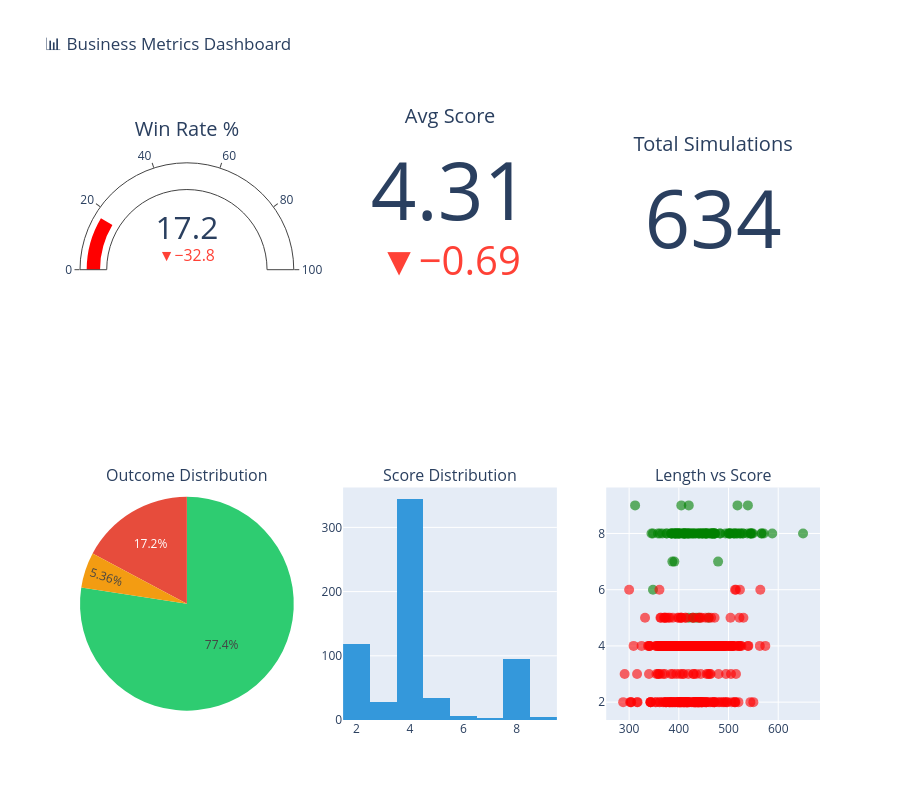

Notebook code cell kept with this figure:
### Code cell
# Interactive KPI Dashboard
if DATA_LOADED and len(metrics_df) > 0:
    fig = make_subplots(
        rows=2, cols=3,
        specs=[
            [{'type': 'indicator'}, {'type': 'indicator'}, {'type': 'indicator'}],
            [{'type': 'pie'}, {'type': 'histogram'}, {'type': 'scatter'}]
        ],
        subplot_titles=['', '', '', 'Outcome Distribution', 'Score Distribution', 'Length vs Score']
    )

    # KPI Gauges
    win_rate = metrics_df['outcome_binary'].mean() * 100
    fig.add_trace(go.Indicator(
        mode="gauge+number+delta",
        value=win_rate,
        title={'text': "Win Rate %"},
        delta={'reference': 50},
        gauge={'axis': {'range': [0, 100]},
               'bar': {'color': 'green' if win_rate > 50 else 'red'}}
    ), row=1, col=1)

    fig.add_trace(go.Indicator(
        mode="number+delta",
        value=metrics_df['score'].mean(),
        title={'text': "Avg Score"},
        delta={'reference': 5}
    ), row=1, col=2)

    fig.add_trace(go.Indicator(
        mode="number",
        value=len(metrics_df),
        title={'text': "Total Simulations"}
    ), row=1, col=3)

    # Outcome Pie
    outcome_counts = metrics_df['outcome_label'].value_counts()
    fig.add_trace(go.Pie(
        labels=outcome_counts.index.tolist(),
        values=outcome_counts.values.tolist(),
        marker_colors=['#2ecc71', '#e74c3c', '#f39c12']
    ), row=2, col=1)

    # Score Histogram
    fig.add_trace(go.Histogram(
        x=metrics_df['score'].tolist(),
        nbinsx=10,
        marker_color='#3498db'
    ), row=2, col=2)

    # Length vs Score Scatter
    colors = ['green' if x == 1 else 'red' for x in metrics_df['outcome_binary']]
    fig.add_trace(go.Scatter(
        x=metrics_df['total_conversation_length'].tolist(),
        y=metrics_df['score'].tolist(),
        mode='markers',
        marker=dict(color=colors, size=10, opacity=0.6)
    ), row=2, col=3)

    fig.update_layout(height=800, title_text="📊 Business Metrics Dashboard", showlegend=False)
    fig.show()
else:
    print("⚠️ No data available for dashboard")

### Figure 1 — Plotly figure (JSON) as saved in the notebook; plotly's stock layout.template omitted (floating-point values rounded to 4 significant figures; data arrays with more than 128 entries replaced by an {"elided": "..."} marker saying what was removed)
{"data": [{"delta": {"reference": 50}, "domain": {"x": [0, 0.2889], "y": [0.625, 1]}, "gauge": {"axis": {"range": [0, 100]}, "bar": {"color": "red"}}, "mode": "gauge+number+delta", "title": {"text": "Win Rate %"}, "type": "indicator", "value": 17.19}, {"delta": {"reference": 5}, "domain": {"x": [0.3556, 0.6444], "y": [0.625, 1]}, "mode": "number+delta", "title": {"text": "Avg Score"}, "type": "indicator", "value": 4.312}, {"domain": {"x": [0.7111, 1], "y": [0.625, 1]}, "mode": "number", "title": {"text": "Total Simulations"}, "type": "indicator", "value": 634}, {"domain": {"x": [0, 0.2889], "y": [0, 0.375]}, "labels": ["Failure", "Success", "Pending"], "marker": {"colors": ["#2ecc71", "#e74c3c", "#f39c12"]}, "type": "pie", "values": [491, 109, 34]}, {"marker": {"color": "#3498db"}, "nbinsx": 10, "type": "histogram", "x": {"elided": "634 int values"}, "xaxis": "x", "yaxis": "y"}, {"marker": {"color": {"elided": "634 str values"}, "opacity": 0.6, "size": 10}, "mode": "markers", "type": "scatter", "x": {"elided": "634 int values"}, "xaxis": "x2", "y": {"elided": "634 int values"}, "yaxis": "y2"}], "layout": {"annotations": [{"font": {"size": 16}, "showarrow": false, "text": "Outcome Distribution", "x": 0.1444, "xanchor": "center", "xref": "paper", "y": 0.375, "yanchor": "bottom", "yref": "paper"}, {"font": {"size": 16}, "showarrow": false, "text": "Score Distribution", "x": 0.5, "xanchor": "center", "xref": "paper", "y": 0.375, "yanchor": "bottom", "yref": "paper"}, {"font": {"size": 16}, "showarrow": false, "text": "Length vs Score", "x": 0.8556, "xanchor": "center", "xref": "paper", "y": 0.375, "yanchor": "bottom", "yref": "paper"}], "height": 800, "showlegend": false, "title": {"text": "📊 Business Metrics Dashboard"}, "xaxis": {"anchor": "y", "domain": [0.3556, 0.6444]}, "xaxis2": {"anchor": "y2", "domain": [0.7111, 1]}, "yaxis": {"anchor": "x", "domain": [0, 0.375]}, "yaxis2": {"anchor": "x2", "domain": [0, 0.375]}}}
